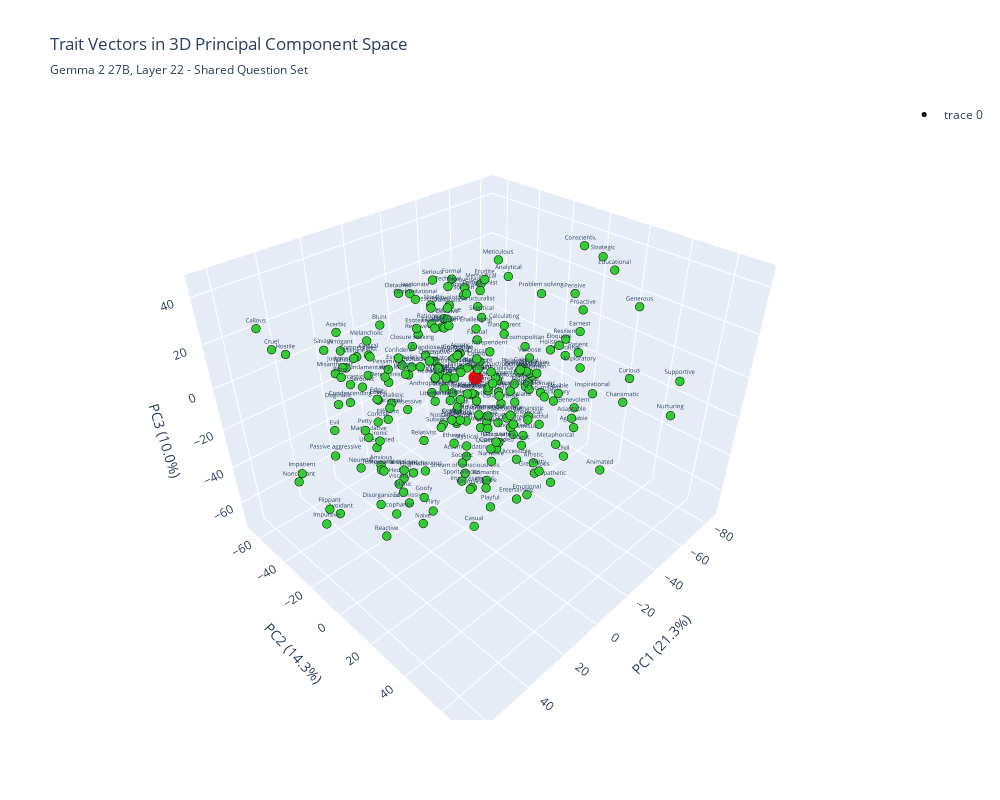

Write notebook code for a chart like this one.
### Code cell
fig_3d = plot_3d_pca(
    pca_results['pca_transformed'],
    pca_results['variance_explained'],
    trait_labels,
    assistant_projection=asst_projected[0],
    title="Trait Vectors in 3D Principal Component Space",
    subtitle=f"{model_name.replace('-', ' ')}, Layer {layer} - Shared Question Set"
)
fig_3d.show()
fig_3d.write_html(f"{plot_dir}/pca_3d.html")

### Figure 1 — Plotly figure (JSON) as saved in the notebook; plotly's stock layout.template omitted (floating-point values rounded to 4 significant figures; data arrays with more than 128 entries replaced by an {"elided": "..."} marker saying what was removed)
{"data": [{"hovertemplate": "<b>%{text}</b><br>PC1: %{x:.3f}<br>PC2: %{y:.3f}<br>PC3: %{z:.3f}<br><extra></extra>", "marker": {"color": {"elided": "239 str values"}, "line": {"color": "black", "width": 2}, "size": 3}, "mode": "markers+text", "text": {"elided": "239 str values"}, "textfont": {"size": 6}, "textposition": "top center", "type": "scatter3d", "x": {"elided": "239 float values"}, "y": {"elided": "239 float values"}, "z": {"elided": "239 float values"}}, {"hovertemplate": "<b>Assistant</b><br>PC1: %{x:.3f}<br>PC2: %{y:.3f}<br>PC3: %{z:.3f}<br><extra></extra>", "marker": {"color": "red", "opacity": 1, "size": 5}, "mode": "markers+text", "showlegend": false, "text": ["Assistant"], "textfont": {"color": "black", "size": 8}, "textposition": "top center", "type": "scatter3d", "x": [-25.85], "y": [-18.73], "z": [-14.17]}], "layout": {"height": 800, "scene": {"xaxis": {"title": {"text": "PC1 (21.3%)"}}, "yaxis": {"title": {"text": "PC2 (14.3%)"}}, "zaxis": {"title": {"text": "PC3 (10.0%)"}}}, "title": {"subtitle": {"text": "Gemma 2 27B, Layer 22 - Shared Question Set"}, "text": "Trait Vectors in 3D Principal Component Space"}, "width": 1000}}
